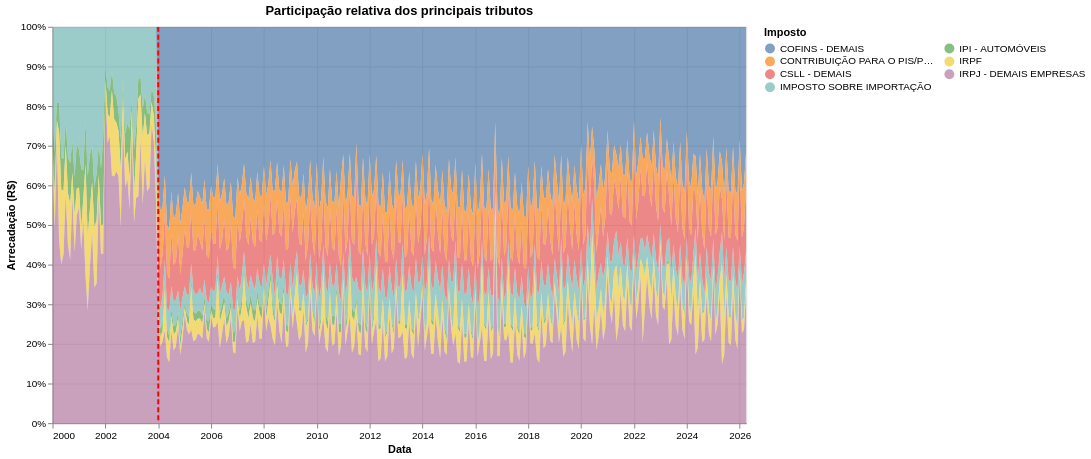

Notebook cell for this chart:
### Markdown cell above
### $\S 3.2. \,$ Stacked Area: participação relativa dos tributos
O que aconteceu em 2004?

### Code cell
# Selecionar apenas os maiores impostos para não poluir
top_impostos = ['IRPF', 'IRPJ - DEMAIS EMPRESAS', 'COFINS - DEMAIS', 
                'CONTRIBUIÇÃO PARA O PIS/PASEP - DEMAIS', 'CSLL - DEMAIS',
                'IPI - AUTOMÓVEIS', 'IMPOSTO SOBRE IMPORTAÇÃO']

df_plot = df_melt[df_melt['Imposto'].isin(top_impostos)]
# Agregar por Data e Imposto (soma nacional)
df_agg = df_plot.groupby(['Data', 'Imposto'])['Valor'].sum().reset_index()

# Gráfico de áreas (stacked normalizado)
area_chart = alt.Chart(df_agg).mark_area(opacity=0.7).encode(
    x=alt.X('Data:T', title='Data'),
    y=alt.Y('Valor:Q', title='Arrecadação (R$)', stack='normalize'),
    color=alt.Color('Imposto:N', legend=alt.Legend(columns=2)),
    tooltip=['Data', 'Imposto', 'Valor']
).properties(
    title='Participação relativa dos principais tributos',
    width=700,
    height=400
).interactive()

# Linha vertical para marcar o início de 2004 (01/01/2004)
linha_2004 = alt.Chart(pd.DataFrame({'Data': ['2004-01-01']})).mark_rule(
    color='red', 
    strokeWidth=2,
    strokeDash=[5, 3]  # Linha tracejada para não poluir
).encode(
    x='Data:T'
)

# Unir os dois gráficos
(area_chart + linha_2004)

### Figure 1 — Vega-Lite specification as saved in the notebook (floating-point values rounded to 4 significant figures; data arrays with more than 128 entries replaced by an {"elided": "..."} marker saying what was removed)
{"config": {"view": {"continuousWidth": 300, "continuousHeight": 300}}, "layer": [{"data": {"name": "data-afb5fcdbc9a3cd09a493048a9cba14e9"}, "mark": {"type": "area", "opacity": 0.7}, "encoding": {"color": {"field": "Imposto", "legend": {"columns": 2}, "type": "nominal"}, "tooltip": [{"field": "Data", "type": "temporal"}, {"field": "Imposto", "type": "nominal"}, {"field": "Valor", "type": "quantitative"}], "x": {"field": "Data", "title": "Data", "type": "temporal"}, "y": {"field": "Valor", "stack": "normalize", "title": "Arrecadação (R$)", "type": "quantitative"}}, "name": "view_3ee7c50999db1f8e_0", "title": "Participação relativa dos principais tributos"}, {"data": {"name": "data-7606869a3385ca80a784858e86e8e691"}, "mark": {"type": "rule", "color": "red", "strokeDash": [5, 3], "strokeWidth": 2}, "encoding": {"x": {"field": "Data", "type": "temporal"}}}], "height": 400, "params": [{"name": "param_1e9efca18e7a2868", "select": {"type": "interval", "encodings": ["x", "y"]}, "bind": "scales", "views": ["view_3ee7c50999db1f8e_0"]}], "width": 700, "$schema": "https://vega.github.io/schema/vega-lite/v6.4.1.json", "datasets": {"data-afb5fcdbc9a3cd09a493048a9cba14e9": {"elided": "2068 records"}, "data-7606869a3385ca80a784858e86e8e691": [{"Data": "2004-01-01"}]}}
